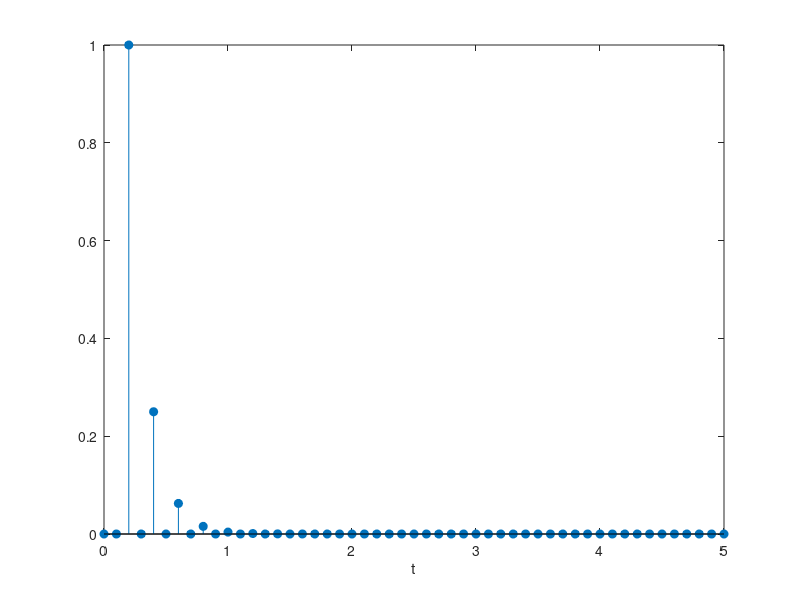

MATLAB code to generate this figure:
clc
clear all;

%A = [0 -0.25; 1 1];  %q2
A = [0 1; 0.25 0];  %q4  impulso

%A = [0 1; 0.25 1];  %extra  impulso

%B = [1; 0];  %q2
B = [0;1];  

%C = [0 1];  %q2
C = [1 0];

D = 0;

Fs = 10;
dt = 1/Fs;
N = 51;
t = dt*(0:N-1);

%u = zeros(1,N);  %q2
u = [1 zeros(1,N-1)];  %q4

%x = [0.8;0.8];   %q2
x = [0;0];  %q4

for k = 1:N
    y(k) = C*x + D*u(k);
    x = A*x + B*u(k);
end

stem(t,y,'filled')
xlabel('t')

